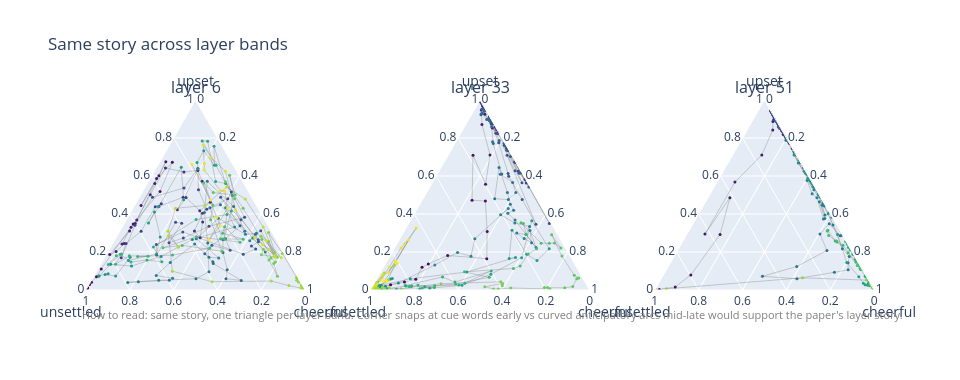

The notebook cell this image was saved under:
### Code cell
per_layer = [
    tp.smooth(tp.story_cosines(shard, labels, emotions, LAYERS.index(k), lineage="corpus"), window=8)
    for k in (6, 33, 51)
]
tp.layer_ternaries(per_layer, [f"layer {k}" for k in (6, 33, 51)], emotions).show()

### Figure 1 — Plotly figure (JSON) as saved in the notebook; plotly's stock layout.template omitted (floating-point values rounded to 4 significant figures; data arrays with more than 128 entries replaced by an {"elided": "..."} marker saying what was removed)
{"data": [{"a": {"elided": "236 float values"}, "b": {"elided": "236 float values"}, "c": {"elided": "236 float values"}, "line": {"color": "rgba(120,120,120,0.35)", "width": 1}, "marker": {"color": {"elided": "236 int values"}, "colorscale": [[0.0, "#440154"], [0.1111, "#482878"], [0.2222, "#3e4989"], [0.3333, "#31688e"], [0.4444, "#26828e"], [0.5556, "#1f9e89"], [0.6667, "#35b779"], [0.7778, "#6ece58"], [0.8889, "#b5de2b"], [1.0, "#fde725"]], "size": 3}, "mode": "lines+markers", "showlegend": false, "subplot": "ternary", "type": "scatterternary"}, {"a": {"elided": "236 float values"}, "b": {"elided": "236 float values"}, "c": {"elided": "236 float values"}, "line": {"color": "rgba(120,120,120,0.35)", "width": 1}, "marker": {"color": {"elided": "236 int values"}, "colorscale": [[0.0, "#440154"], [0.1111, "#482878"], [0.2222, "#3e4989"], [0.3333, "#31688e"], [0.4444, "#26828e"], [0.5556, "#1f9e89"], [0.6667, "#35b779"], [0.7778, "#6ece58"], [0.8889, "#b5de2b"], [1.0, "#fde725"]], "size": 3}, "mode": "lines+markers", "showlegend": false, "subplot": "ternary2", "type": "scatterternary"}, {"a": {"elided": "236 float values"}, "b": {"elided": "236 float values"}, "c": {"elided": "236 float values"}, "line": {"color": "rgba(120,120,120,0.35)", "width": 1}, "marker": {"color": {"elided": "236 int values"}, "colorscale": [[0.0, "#440154"], [0.1111, "#482878"], [0.2222, "#3e4989"], [0.3333, "#31688e"], [0.4444, "#26828e"], [0.5556, "#1f9e89"], [0.6667, "#35b779"], [0.7778, "#6ece58"], [0.8889, "#b5de2b"], [1.0, "#fde725"]], "size": 3}, "mode": "lines+markers", "showlegend": false, "subplot": "ternary3", "type": "scatterternary"}], "layout": {"annotations": [{"font": {"size": 16}, "showarrow": false, "text": "layer 6", "x": 0.1444, "xanchor": "center", "xref": "paper", "y": 1.0, "yanchor": "bottom", "yref": "paper"}, {"font": {"size": 16}, "showarrow": false, "text": "layer 33", "x": 0.5, "xanchor": "center", "xref": "paper", "y": 1.0, "yanchor": "bottom", "yref": "paper"}, {"font": {"size": 16}, "showarrow": false, "text": "layer 51", "x": 0.8556, "xanchor": "center", "xref": "paper", "y": 1.0, "yanchor": "bottom", "yref": "paper"}, {"align": "left", "font": {"color": "gray", "size": 11}, "showarrow": false, "text": "How to read: same story, one triangle per layer band. Corner snaps at cue words early vs curved anticipatory arcs mid-late would support the paper's layer story.", "x": 0, "xref": "paper", "y": -0.18, "yref": "paper"}], "height": 380, "margin": {"b": 90}, "ternary": {"aaxis": {"title": {"text": "upset"}}, "baxis": {"title": {"text": "unsettled"}}, "caxis": {"title": {"text": "cheerful"}}, "domain": {"x": [0.0, 0.2889], "y": [0.0, 1.0]}}, "ternary2": {"aaxis": {"title": {"text": "upset"}}, "baxis": {"title": {"text": "unsettled"}}, "caxis": {"title": {"text": "cheerful"}}, "domain": {"x": [0.3556, 0.6444], "y": [0.0, 1.0]}}, "ternary3": {"aaxis": {"title": {"text": "upset"}}, "baxis": {"title": {"text": "unsettled"}}, "caxis": {"title": {"text": "cheerful"}}, "domain": {"x": [0.7111, 1.0], "y": [0.0, 1.0]}}, "title": {"text": "Same story across layer bands"}, "width": 960}}
